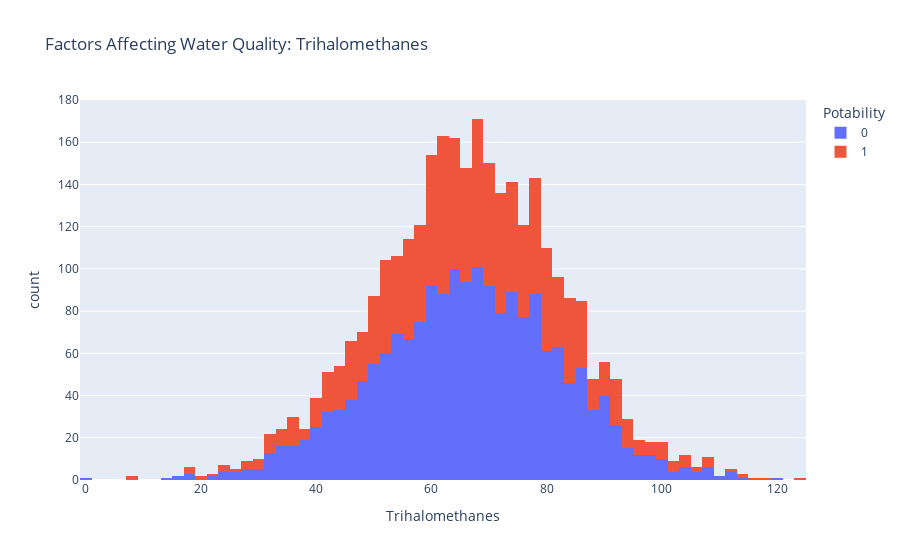

Notebook code for this chart:
### Markdown cell above
The next factor that affects the quality of drinking water:

### Code cell
figure = px.histogram(data, x = "Trihalomethanes", 
                      color = "Potability", 
                      title= "Factors Affecting Water Quality: Trihalomethanes")
figure.show()

### Figure 1 — Plotly figure (JSON) as saved in the notebook; plotly's stock layout.template omitted (floating-point values rounded to 4 significant figures; data arrays with more than 128 entries replaced by an {"elided": "..."} marker saying what was removed)
{"data": [{"alignmentgroup": "True", "bingroup": "x", "hovertemplate": "Potability=0<br>Trihalomethanes=%{x}<br>count=%{y}<extra></extra>", "legendgroup": "0", "marker": {"color": "#636efa", "pattern": {"shape": ""}}, "name": "0", "offsetgroup": "0", "orientation": "v", "showlegend": true, "type": "histogram", "x": {"elided": "1998 float values"}, "xaxis": "x", "yaxis": "y"}, {"alignmentgroup": "True", "bingroup": "x", "hovertemplate": "Potability=1<br>Trihalomethanes=%{x}<br>count=%{y}<extra></extra>", "legendgroup": "1", "marker": {"color": "#EF553B", "pattern": {"shape": ""}}, "name": "1", "offsetgroup": "1", "orientation": "v", "showlegend": true, "type": "histogram", "x": {"elided": "1278 float values"}, "xaxis": "x", "yaxis": "y"}], "layout": {"barmode": "relative", "legend": {"title": {"text": "Potability"}, "tracegroupgap": 0}, "title": {"text": "Factors Affecting Water Quality: Trihalomethanes"}, "xaxis": {"anchor": "y", "domain": [0, 1], "title": {"text": "Trihalomethanes"}}, "yaxis": {"anchor": "x", "domain": [0, 1], "title": {"text": "count"}}}}
